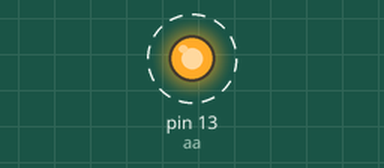
Simulated run of this sketch. Board: Arduino Uno, built with avr-gcc and run on an emulated ATmega328P. On the bench: output pins drawn as LEDs (lit = HIGH). Dashed ring = blinking.

Above: at 0.2 s.
Timing chart, 0 to 3.0 s (numbered marks = the images above):
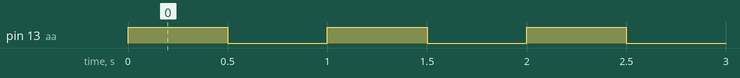

The sketch:

led_blink3_practice.ino
```cpp
int aa=13;
void setup () {
    pinMode (aa, OUTPUT);
}

void loop () {
    digitalWrite (aa, HIGH);
    delay (500);

    digitalWrite (aa, LOW);
    delay (500);
}
```

Measured:
- by itself, pin 13 (aa): alternates HIGH for 0.50 s and LOW for 0.50 s
